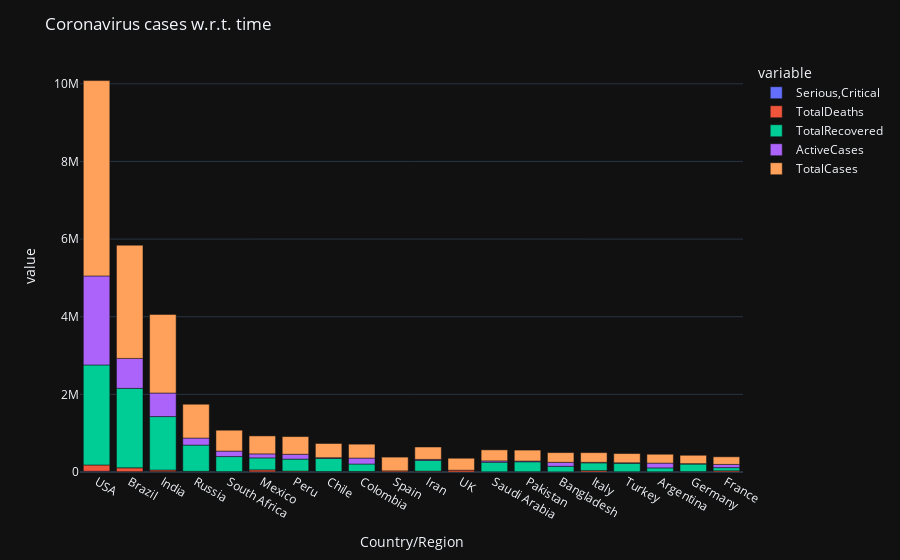

The code cell stored with this chart in its notebook:
### Code cell
fig.update_layout({'title':"Coronavirus cases w.r.t. time"})
fig.show()

### Figure 1 — Plotly figure (JSON) as saved in the notebook; plotly's stock layout.template omitted (floating-point values rounded to 4 significant figures)
{"data": [{"alignmentgroup": "True", "hovertemplate": "variable=Serious,Critical<br>Country/Region=%{x}<br>value=%{y}<extra></extra>", "legendgroup": "Serious,Critical", "marker": {"color": "#636efa", "pattern": {"shape": ""}}, "name": "Serious,Critical", "offsetgroup": "Serious,Critical", "orientation": "v", "showlegend": true, "textposition": "auto", "type": "bar", "x": ["USA", "Brazil", "India", "Russia", "South Africa", "Mexico", "Peru", "Chile", "Colombia", "Spain", "Iran", "UK", "Saudi Arabia", "Pakistan", "Bangladesh", "Italy", "Turkey", "Argentina", "Germany", "France"], "xaxis": "x", "y": [18296, 8318, 8944, 2300, 539, 3987, 1426, 1358, 1493, 617, 4156, 73, 1915, 809, null, 42, 580, 1150, 236, 384], "yaxis": "y"}, {"alignmentgroup": "True", "hovertemplate": "variable=TotalDeaths<br>Country/Region=%{x}<br>value=%{y}<extra></extra>", "legendgroup": "TotalDeaths", "marker": {"color": "#EF553B", "pattern": {"shape": ""}}, "name": "TotalDeaths", "offsetgroup": "TotalDeaths", "orientation": "v", "showlegend": true, "textposition": "auto", "type": "bar", "x": ["USA", "Brazil", "India", "Russia", "South Africa", "Mexico", "Peru", "Chile", "Colombia", "Spain", "Iran", "UK", "Saudi Arabia", "Pakistan", "Bangladesh", "Italy", "Turkey", "Argentina", "Germany", "France"], "xaxis": "x", "y": [162804, 98644, 41638, 14606, 9604, 50517, 20424, 9889, 11939, 28500, 17976, 46413, 3055, 6035, 3306, 35187, 5798, 4251, 9252, 30312], "yaxis": "y"}, {"alignmentgroup": "True", "hovertemplate": "variable=TotalRecovered<br>Country/Region=%{x}<br>value=%{y}<extra></extra>", "legendgroup": "TotalRecovered", "marker": {"color": "#00cc96", "pattern": {"shape": ""}}, "name": "TotalRecovered", "offsetgroup": "TotalRecovered", "orientation": "v", "showlegend": true, "textposition": "auto", "type": "bar", "x": ["USA", "Brazil", "India", "Russia", "South Africa", "Mexico", "Peru", "Chile", "Colombia", "Spain", "Iran", "UK", "Saudi Arabia", "Pakistan", "Bangladesh", "Italy", "Turkey", "Argentina", "Germany", "France"], "xaxis": "x", "y": [2576668, 2047660, 1377384, 676357, 387316, 308848, 310337, 340168, 192355, null, 277463, null, 247089, 256058, 143824, 201323, 220546, 99852, 196200, 82460], "yaxis": "y"}, {"alignmentgroup": "True", "hovertemplate": "variable=ActiveCases<br>Country/Region=%{x}<br>value=%{y}<extra></extra>", "legendgroup": "ActiveCases", "marker": {"color": "#ab63fa", "pattern": {"shape": ""}}, "name": "ActiveCases", "offsetgroup": "ActiveCases", "orientation": "v", "showlegend": true, "textposition": "auto", "type": "bar", "x": ["USA", "Brazil", "India", "Russia", "South Africa", "Mexico", "Peru", "Chile", "Colombia", "Spain", "Iran", "UK", "Saudi Arabia", "Pakistan", "Bangladesh", "Italy", "Turkey", "Argentina", "Germany", "France"], "xaxis": "x", "y": [2292707, 771258, 606387, 180931, 141264, 103325, 124648, 16614, 153416, null, 24678, null, 34082, 19770, 102521, 12694, 10921, 124092, 9758, 82861], "yaxis": "y"}, {"alignmentgroup": "True", "hovertemplate": "variable=TotalCases<br>Country/Region=%{x}<br>value=%{y}<extra></extra>", "legendgroup": "TotalCases", "marker": {"color": "#FFA15A", "pattern": {"shape": ""}}, "name": "TotalCases", "offsetgroup": "TotalCases", "orientation": "v", "showlegend": true, "textposition": "auto", "type": "bar", "x": ["USA", "Brazil", "India", "Russia", "South Africa", "Mexico", "Peru", "Chile", "Colombia", "Spain", "Iran", "UK", "Saudi Arabia", "Pakistan", "Bangladesh", "Italy", "Turkey", "Argentina", "Germany", "France"], "xaxis": "x", "y": [5032179, 2917562, 2025409, 871894, 538184, 462690, 455409, 366671, 357710, 354530, 320117, 308134, 284226, 281863, 249651, 249204, 237265, 228195, 215210, 195633], "yaxis": "y"}], "layout": {"autosize": true, "barmode": "relative", "legend": {"title": {"text": "variable"}, "tracegroupgap": 0}, "margin": {"t": 60}, "title": {"text": "Coronavirus cases w.r.t. time"}, "xaxis": {"anchor": "y", "autorange": true, "domain": [0, 1], "range": [-0.5, 19.5], "title": {"text": "Country/Region"}, "type": "category"}, "yaxis": {"anchor": "x", "autorange": true, "domain": [0, 1], "range": [0, 10613320], "title": {"text": "value"}, "type": "linear"}}}
